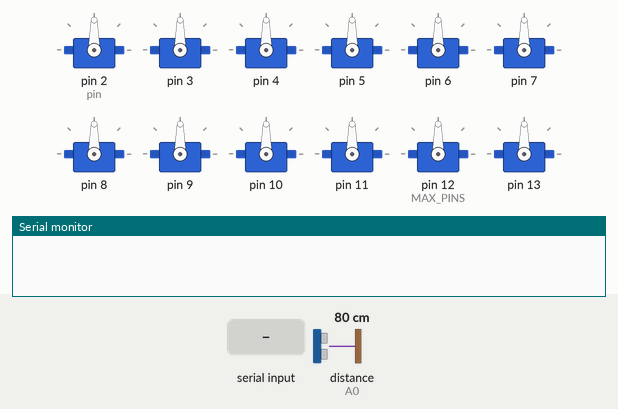
The sketch below on a simulated Arduino Uno, built with avr-gcc and run on an emulated ATmega328P. Shown: 12 × servo, the last lines printed to the serial monitor. The test bench sets the inputs (shaded band); at power-on: distance to the obstacle (sensor on A0) 80 cm. The echo pulse lasts 58.3 µs per cm.

Above: at 7.2 s.
7.3 s: "A\n" received over Serial
At 8.3 s:
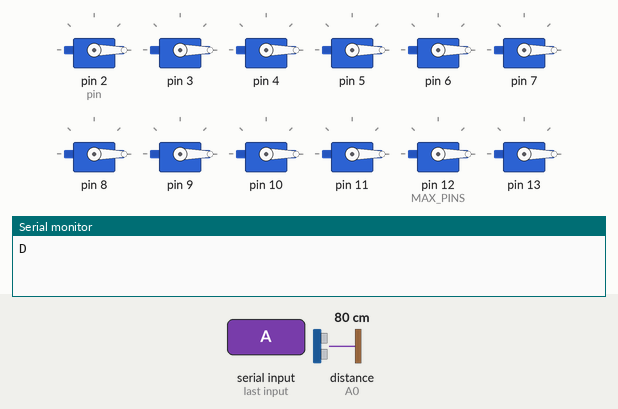
10.3 s: byte 71 ('G') received over Serial
12.4 s: byte 65 ('A') received over Serial
14.5 s: "G\n" received over Serial
Timing chart, 0 to 17.5 s (numbered marks = the images above; inputs shaded):
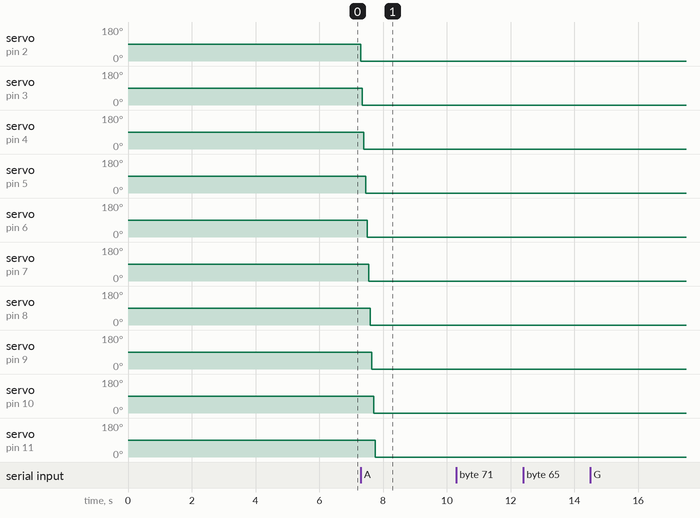

Measured:
- after the input at 7.3 s, servo on pin 2 (pin): 90° → 0° at once; servo on pin 3: 90° → 0° after 0.05 s; servo on pin 4: 90° → 0° after 0.10 s; servo on pin 5: 90° → 0° after 0.15 s; servo on pin 6: 90° → 0° after 0.20 s

The sketch:

serial_test_cpp.ino
```cpp
#include <Servo.h>
#define MAX_PINS 12

Servo servo[MAX_PINS];

const int echo = A0;
const int trig = A1;

//define servos' ports
const int pin = 2;

int * get_state(){
    int state_arr[13] = {};
    for (int i = 0; i < MAX_PINS; i++)
    {
        state_arr[i] = servo[i].read();
        delay(50);
    }
    digitalWrite(trig, LOW);
    delayMicroseconds(2);
    digitalWrite(trig, HIGH);
    delayMicroseconds(10);
    digitalWrite(trig, LOW);
    delayMicroseconds(2);

    long duration = pulseIn(echo, HIGH);
    int cm = duration / 29 / 2;
    state_arr[12] = cm;
    return state_arr;
}
void do_action(int actions[]){
    for (int i=0; i<MAX_PINS; i++){
        servo[i].write(actions[i]);
        delay(50);
    }
}

void setup(){
    for (int i = 0; i < MAX_PINS; i++)
    {
        servo[i].attach(pin + i);
        delay(500);
    }
    pinMode(trig, OUTPUT);
    pinMode(echo, INPUT);
}
void loop(){
    Serial.begin(9600);
    if (Serial.available()){
        char message = Serial.read();
        int actions[12];
        int * states;
        switch (message){
            case 'A':
                //int actions[12];
                for (int i=0; i<12; i++){
                    int c = Serial.read();
                    actions[i] = c;
                }
                do_action(actions);
                Serial.print("D");
                break;
            case 'G':
                states = get_state();
                for (int i=0; i < 13; i++){
                    Serial.print(*(states + i));
                    Serial.print(", ");
                }
                Serial.print("\n");
                break;
            default:
                break;
        }
    }
}
```
